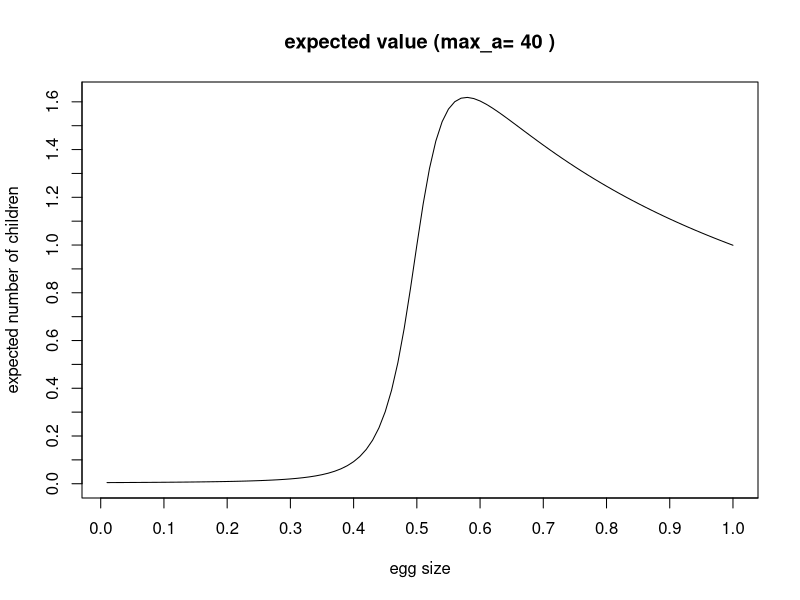

This figure's R source:
get_survival_num <- function(x, a) {
  y <- 1/2 * (1 + (1 - exp(-1 * a * (2 * x - 1))) / (1 + exp(-1 * a * (2 * x - 1))) * (1 + exp(-1 * a)) / (1 - exp(-1 * a))) * (1 / x)
  return (y)
}

x <- seq(0.01, 1, by=0.01)

max_a <- 40
m <- max_a / 2
s <- max_a / 6
expected_value_each_size <- rep(0, times=length(x))
for (a in 1:max_a) {
  if (a == 1) {
    probability = pnorm(a, mean=m, sd=s)
  } else if (a == max_a) {
    probability = 1 - pnorm(a, mean=m, sd=s)
  } else {
    probability = dnorm(a, mean=m, sd=s)
  }
  (expected_value_each_size <- expected_value_each_size
    + get_survival_num(x, a) * probability)
}

plot(
  x,
  expected_value_each_size,
  type='l',
  xaxt='n',
  yaxt='n',
  xlab='',
  ylab=''
)

axis(side=1, at=seq(0, 1.1, by=0.1))
axis(side=2, at=seq(0, 2, by=0.1))
title(
  paste('expected value (max_a=', max_a, ')'),
  xlab='egg size',
  ylab='expected number of children'
)

print(max(expected_value_each_size))
print(which.max(expected_value_each_size) * 0.01)
